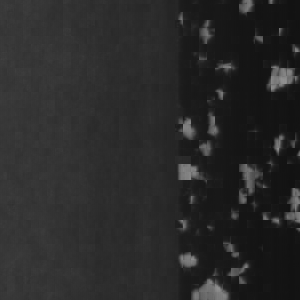
#> input picture lbc/test/right_0002/jub/cbc.bmp, 300 x 300 px; the run also reads 1 picture not shown here
$ python showimg.py
#> lines starting #> are read from the running program, lines starting #| are printed output that depends on the picture
import numpy as np
from PIL import Image
import matplotlib.pyplot as plt

im1 = np.array(Image.open('cbc.bmp').convert('L'))
im2 = np.array(Image.open('cbcmp.bmp').convert('L'))
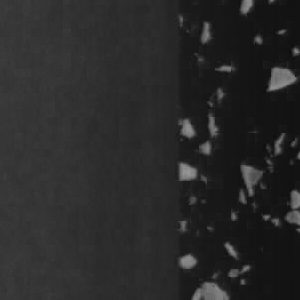
#> input picture lbc/test/right_0002/jub/cbcmp.bmp, 300 x 300 px
im3 = np.array(Image.open('jpg.bmp').convert('L'))
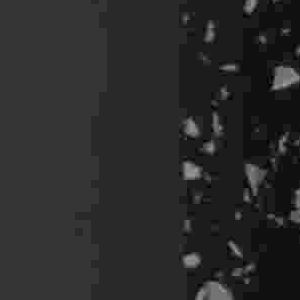
#> input picture lbc/test/right_0002/jub/jpg.bmp, 300 x 300 px
im4 = np.array(Image.open('j2k.bmp').convert('L'))

f, ((a1, a2), (a3, a4)) = plt.subplots(2, 2)
f.subplots_adjust(wspace=-0.21)
plt.gray()
a1.imshow(im1)
a1.axis('off')
a1.set_title('CBC', fontsize=10)
a2.imshow(im2)
a2.axis('off')
a2.set_title('CBC-MP', fontsize=10)
a3.imshow(im3)
a3.axis('off')
a3.set_title('JPG', fontsize=10)
a4.imshow(im4)
a4.axis('off')
a4.set_title('J2K', fontsize=10)
plt.show()
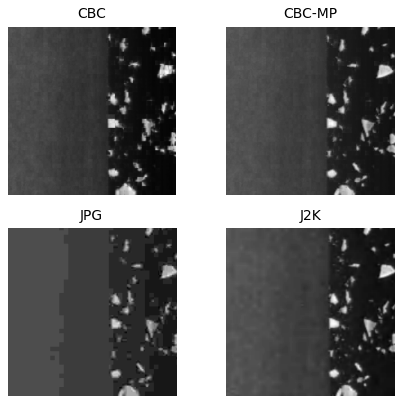
#> figure drawn by matplotlib, 4 panels
